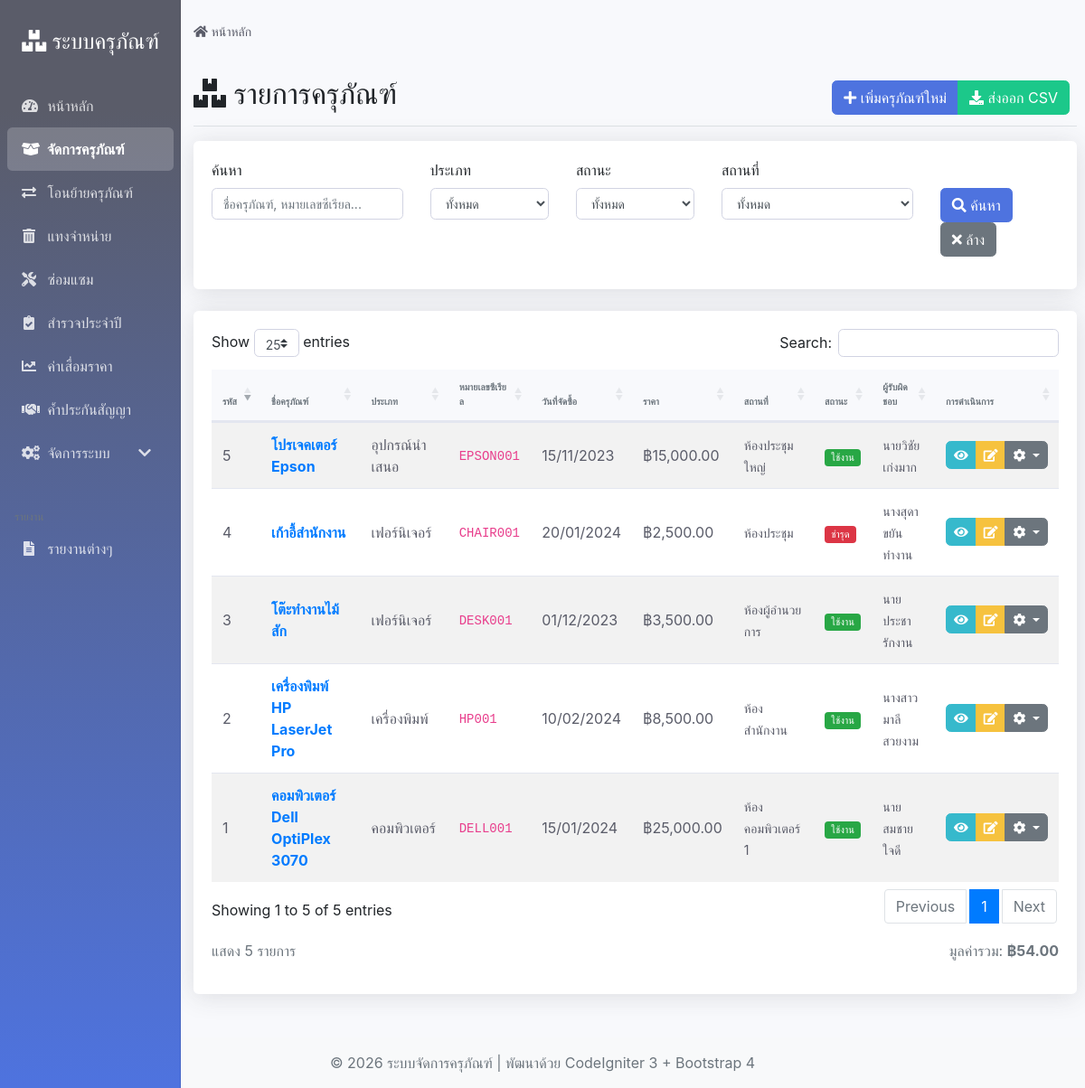
/index.php/assetmanager, run on an earlier commit of the app's database.
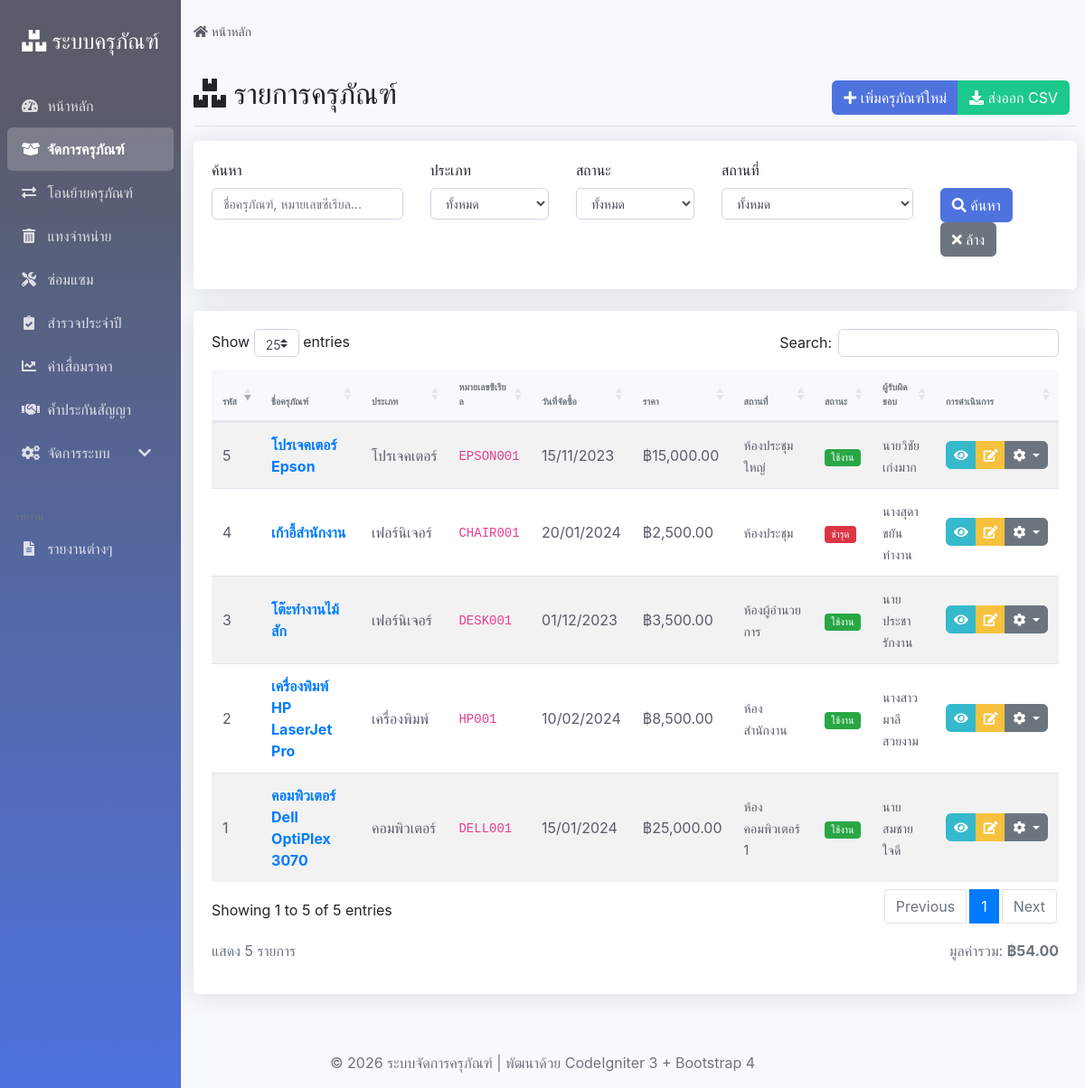
And on a later commit of the database.
### tables this page shows
CREATE TABLE `assets` (
  `asset_id` int(11) NOT NULL,
  `asset_name` varchar(255) NOT NULL COMMENT 'ชื่อครุภัณฑ์',
  `asset_type` varchar(100) NOT NULL COMMENT 'ประเภทครุภัณฑ์',
  `serial_number` varchar(100) DEFAULT NULL COMMENT 'หมายเลขซีเรียล',
  `purchase_date` date NOT NULL COMMENT 'วันที่จัดซื้อ',
  `purchase_price` decimal(15,2) NOT NULL COMMENT 'ราคาจัดซื้อ',
  `current_location` varchar(255) NOT NULL COMMENT 'สถานที่ตั้งปัจจุบัน',
  `status` enum('ใช้งาน','ชำรุด','จำหน่ายแล้ว','ซ่อมแซม') NOT NULL DEFAULT 'ใช้งาน' COMMENT 'สถานะ',
  `warranty_info` text COMMENT 'ข้อมูลการรับประกัน',
  `depreciation_rate` decimal(5,2) NOT NULL DEFAULT '0.00' COMMENT 'อัตราค่าเสื่อมราคา (%)',
  `acquisition_method` varchar(100) NOT NULL COMMENT 'วิธีการได้มา',
  `responsible_person` varchar(255) NOT NULL COMMENT 'ผู้รับผิดชอบ',
  `created_at` timestamp NOT NULL DEFAULT CURRENT_TIMESTAMP,
  `updated_at` timestamp NOT NULL DEFAULT CURRENT_TIMESTAMP ON UPDATE CURRENT_TIMESTAMP
);

### application/controllers/Assetmanager.php (called while the page is built, shortened)
<?php
class Assetmanager extends CI_Controller {
    public function __construct()
    {
        $this->load->model('Asset_model');
        $this->load->model('Transfer_model');
        $this->load->model('Repair_model');
        $this->load->model('Depreciation_model');
        $this->load->helper(array('url', 'form'));
        $this->load->library(array('session', 'form_validation'));
    }
    public function index()
    {
        $data = array();
        $keyword = $this->input->get('search');
        $type = $this->input->get('type');
        $status = $this->input->get('status');
        $location = $this->input->get('location');
        if ($keyword || $type || $status || $location) {
            $data['assets'] = $this->Asset_model->search_assets($keyword, $type, $status, $location);
        } else {
            $data['assets'] = $this->Asset_model->get_all_assets();
        }
        $data['asset_types'] = $this->Asset_model->get_asset_types();
        $data['locations'] = $this->Asset_model->get_locations();
        $data['search_keyword'] = $keyword;
        $data['selected_type'] = $type;
        $data['selected_status'] = $status;
        $data['selected_location'] = $location;
        $data['page_title'] = 'รายการครุภัณฑ์ - ระบบจัดการครุภัณฑ์';
        $data['page_name'] = 'assets';
        $this->load->view('templates/header', $data);
        $this->load->view('assetmanager/index', $data);
        $this->load->view('templates/footer');
    }
}

### index.php (called while the page is built, shortened)
<?php
require_once BASEPATH.'core/CodeIgniter.php';

### application/models/Asset_model.php (called while the page is built, shortened)
<?php
class Asset_model extends CI_Model {
    public function get_all_assets($limit = null, $offset = null)
    {
        $this->db->order_by("created_at", "DESC");
        $query = $this->db->get("assets");
        return $query->result_array();
    }
    public function get_asset_types()
    {
        $this->db->order_by("type_name", "ASC");
        $query = $this->db->get("asset_types");
        return array_column($query->result_array(), "type_name");
    }
    public function get_locations()
    {
        $this->db->distinct();
        $this->db->select("current_location");
        $this->db->order_by("current_location", "ASC");
        $query = $this->db->get("assets");
        return array_column($query->result_array(), "current_location");
    }
}

### application/views/assetmanager/index.php (the view, shortened to what the changed rows need)
<div class="d-flex justify-content-between flex-wrap flex-md-nowrap align-items-center pt-3 pb-2 mb-3 border-bottom">
    <h1 class="h2">
        <i class="fas fa-boxes"></i>
        รายการครุภัณฑ์
    </h1>
</div>
<div class="card">
    <div class="card-body">
        <?php if (!empty($assets)): ?>
            <div class="table-responsive">
                <table class="table table-striped data-table" id="assetsTable">
                    <thead>
                        <tr>
                            <th>รหัส</th>
                            <th>ชื่อครุภัณฑ์</th>
                            <th>ประเภท</th>
                            <th>หมายเลขซีเรียล</th>
                            <th>วันที่จัดซื้อ</th>
                            <th>ราคา</th>
                            <th>สถานที่</th>
                            <th>สถานะ</th>
                            <th>ผู้รับผิดชอบ</th>
                            <th>การดำเนินการ</th>
                        </tr>
                    </thead>
                    <tbody>
                        <?php foreach ($assets as $asset): ?>
                            <tr>
                                <td><?php echo $asset['asset_id']; ?></td>
                                <td>
                                    <a href="<?php echo base_url('assetmanager/view/' . $asset['asset_id']); ?>"
                                       class="text-decoration-none font-weight-bold">
                                        <?php echo htmlspecialchars($asset['asset_name']); ?>
                                    </a>
                                </td>
                                <td><?php echo htmlspecialchars($asset['asset_type']); ?></td>
                                <td>
                                    <code><?php echo htmlspecialchars($asset['serial_number'] ?: '-'); ?></code>
                                </td>
                                <td><?php echo date('d/m/Y', strtotime($asset['purchase_date'])); ?></td>
                                <td>
                                ฿<?php echo number_format((float)$asset['purchase_price'], 2); ?>
                                </td>
                                <td>
                                    <small><?php echo htmlspecialchars($asset['current_location']); ?></small>
                                </td>
                                <td>
                                    <span class="asset-status"><?php echo $asset['status']; ?></span>
                                </td>
                                <td>
                                    <small><?php echo htmlspecialchars($asset['responsible_person']); ?></small>
                                </td>
                                <td>
                                    <div class="btn-group" role="group">
                                        <a href="<?php echo base_url('assetmanager/view/' . $asset['asset_id']); ?>"
                                           class="btn btn-sm btn-info" title="ดูรายละเอียด">
                                            <i class="fas fa-eye"></i>
                                        </a>
                                        <a href="<?php echo base_url('assetmanager/edit/' . $asset['asset_id']); ?>"
                                           class="btn btn-sm btn-warning" title="แก้ไข">
                                            <i class="fas fa-edit"></i>
                                        </a>
                                        <?php if ($asset['status'] != 'จำหน่ายแล้ว'): ?>
                                            <div class="btn-group" role="group">
                                                <button type="button" class="btn btn-sm btn-secondary dropdown-toggle"
                                                        data-toggle="dropdown" aria-haspopup="true" aria-expanded="false">
                                                    <i class="fas fa-cog"></i>
                                                </button>
                                            </div>
                                        <?php endif; ?>
                                    </div>
                                </td>
                            </tr>
                        <?php endforeach; ?>
                    </tbody>
                </table>
            </div>
        <?php endif; ?>
    </div>
</div>

What changed in the data, as far as the page shows it:
changed assets "โปรเจคเตอร์ Epson": asset_type "อุปกรณ์นำเสนอ" → "โปรเจคเตอร์"
